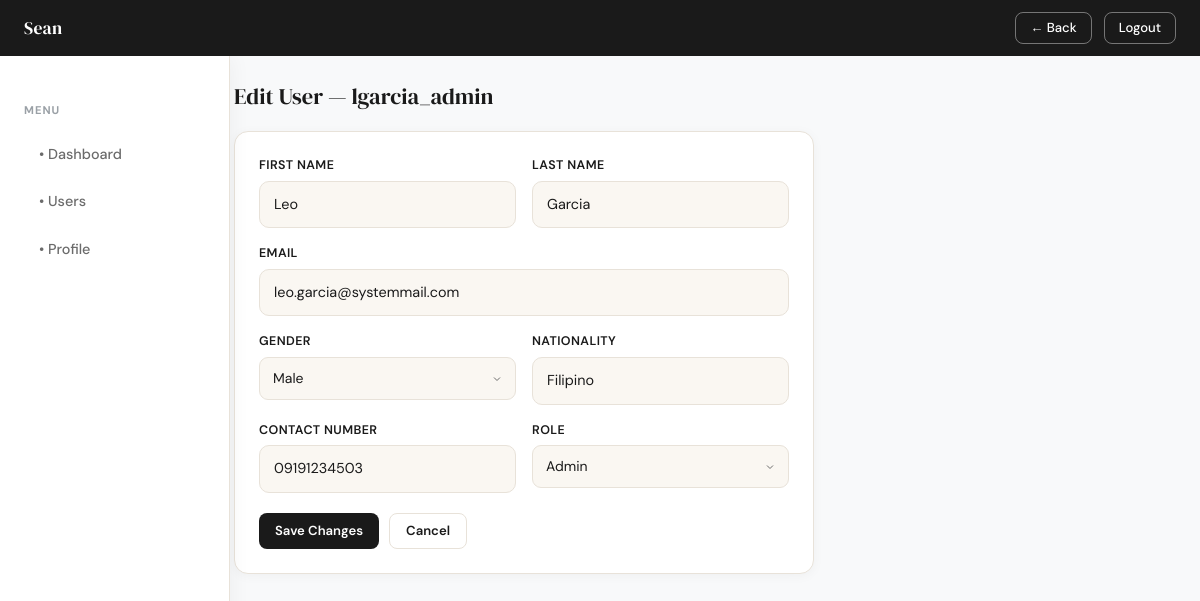
The page /admin_user_edit.php?id=3 (signed in) on the database its author committed.
### tables this page shows
CREATE TABLE `usermanagement` (
  `id` int(11) NOT NULL,
  `username` varchar(50) NOT NULL,
  `email` varchar(120) NOT NULL,
  `password_hash` varchar(255) NOT NULL,
  `role` enum('admin','user') NOT NULL DEFAULT 'user',
  `firstname` varchar(60) NOT NULL,
  `lastname` varchar(60) NOT NULL,
  `gender` enum('male','female','other') DEFAULT 'other',
  `nationality` varchar(80) DEFAULT NULL,
  `contact_number` varchar(30) DEFAULT NULL,
  `created_at` timestamp NOT NULL DEFAULT current_timestamp()
);

### admin_user_edit.php (the view, shortened to what this page needs)
<?php
$db    = (new Database())->connect();
$id    = (int)($_GET['id'] ?? 0);
$stmt = $db->prepare("SELECT * FROM usermanagement WHERE id = :id");
$stmt->execute([':id' => $id]);
$user = $stmt->fetch();
?>
<!DOCTYPE html>
<html lang="en">
<head>
    <link href="https://cdn.jsdelivr.net/npm/bootstrap@5.3.3/dist/css/bootstrap.min.css" rel="stylesheet">
    <link rel="stylesheet" href="Style/style.css">
</head>
<body class="dashboard-body">
<nav class="dash-navbar">
    <span class="brand">Sean</span>
    <div class="nav-right">
        <a href="admin_users.php" class="nav-btn">← Back</a>
        <a href="logout.php" class="nav-btn">Logout</a>
    </div>
</nav>
<div class="sidebar">
    <div class="sidebar-label">Menu</div>
    <a href="admin_users.php">• Dashboard</a>
    <a href="admin_users.php?role=user">• Users</a>
    <a href="profile.php">• Profile</a>
</div>
<div class="main-content with-sidebar">
    <h5 class="page-title">Edit User — <?= htmlspecialchars($user['username']) ?></h5>
    <div class="dash-card" style="max-width:580px;">
        <form method="POST" action="">
            <div class="row g-3">
                <div class="col-6">
                    <label class="dash-label">First Name</label>
                    <input type="text" name="firstname" class="dash-input"
                        value="<?= htmlspecialchars($user['firstname']) ?>" required/>
                </div>
                <div class="col-6">
                    <label class="dash-label">Last Name</label>
                    <input type="text" name="lastname" class="dash-input"
                        value="<?= htmlspecialchars($user['lastname']) ?>" required/>
                </div>
                <div class="col-12">
                    <label class="dash-label">Email</label>
                    <input type="email" name="email" class="dash-input"
                        value="<?= htmlspecialchars($user['email']) ?>" required/>
                </div>
                <div class="col-6">
                    <label class="dash-label">Gender</label>
                    <select name="gender" class="dash-select">
                        <option value="male"   <?= $user['gender'] === 'male'   ? 'selected' : '' ?>>Male</option>
                    </select>
                </div>
                <div class="col-6">
                    <label class="dash-label">Nationality</label>
                    <input type="text" name="nationality" class="dash-input"
                        value="<?= htmlspecialchars($user['nationality']) ?>" required/>
                </div>
                <div class="col-6">
                    <label class="dash-label">Contact Number</label>
                    <input type="text" name="contact_number" class="dash-input"
                        value="<?= htmlspecialchars($user['contact_number']) ?>" required/>
                </div>
                <div class="col-6">
                    <label class="dash-label">Role</label>
                    <select name="role" class="dash-select">
                        <option value="admin" <?= $user['role'] === 'admin' ? 'selected' : '' ?>>Admin</option>
                    </select>
                </div>
            </div>
            <div style="display:flex; gap:10px; margin-top:20px;">
                <button type="submit" class="dash-btn dash-btn-dark">Save Changes</button>
                <a href="admin_users.php" class="dash-btn dash-btn-outline">Cancel</a>
            </div>
        </form>
    </div>
</div>
</body>
</html>

### Style/style.css (style rules this page uses)
*, *::before, *::after { box-sizing: border-box; margin: 0; padding: 0; }
:root { --cream: #faf7f2; --dark: #1a1a1a; --mid: #6b6b6b; --muted: #64748b; --border: #e8e2d9; --accent: #c8a97e; --accent-d: #a8845a; --white: #ffffff; --primary: #4f46e5; --primary-dark: #3730a3; --danger: #ef4444; --success: #10b981; --bg: #f8f9fa; }
body { font-family: "DM Sans", sans-serif; background: var(--cream); min-height: 100vh; display: flex; flex-direction: column; align-items: center; justify-content: center; padding: 24px 16px; background-image: radial-gradient( ellipse at 15% 50%, rgba(200, 169, 126, 0.08) 0%, transparent 55% ), radial-gradient( ellipse at 85% 20%, rgba(168, 132, 90, 0.06) 0%, transparent 55% ); }
body.dashboard-body { display: block; background: var(--bg); background-image: none; padding: 0; align-items: unset; justify-content: unset; }
label { display: block; font-size: 0.78rem; font-weight: 600; color: var(--dark); letter-spacing: 0.4px; text-transform: uppercase; margin-bottom: 7px; }
input[type="email"], input[type="password"], input[type="text"] { width: 100%; padding: 12px 14px; border: 1.5px solid var(--border); border-radius: 10px; font-family: "DM Sans", sans-serif; font-size: 0.9rem; color: var(--dark); background: var(--cream); transition: border-color 0.2s, box-shadow 0.2s; outline: none; }
input::placeholder { color: #c4bdb3; }
.dash-navbar { position: fixed; top: 0; left: 0; right: 0; z-index: 100; background: var(--dark); height: 56px; display: flex; align-items: center; justify-content: space-between; padding: 0 24px; }
.dash-navbar .brand { font-family: "DM Serif Display", serif; font-size: 1.1rem; color: var(--white); font-weight: 400; letter-spacing: 0.3px; }
.dash-navbar .nav-right { display: flex; align-items: center; gap: 12px; }
.dash-navbar .nav-btn { padding: 5px 14px; border-radius: 8px; font-size: 0.82rem; font-family: "DM Sans", sans-serif; font-weight: 500; cursor: pointer; text-decoration: none; border: 1.5px solid rgba(255, 255, 255, 0.4); color: var(--white); background: transparent; transition: background 0.2s, border-color 0.2s; }
.sidebar { width: 230px; min-height: 100vh; background: var(--white); border-right: 1px solid var(--border); padding: 24px 0; position: fixed; top: 56px; left: 0; box-shadow: 4px 0 18px rgba(0, 0, 0, 0.04); backdrop-filter: blur(6px); transition: all 0.2s ease; }
.sidebar-label { padding: 10px 24px; font-size: 0.7rem; color: #9aa0a6; text-transform: uppercase; letter-spacing: 1px; font-weight: 700; margin-top: 12px; }
.sidebar a { display: flex; align-items: center; gap: 10px; padding: 11px 24px; margin: 4px 12px; border-radius: 10px; color: var(--mid); text-decoration: none; font-size: 0.9rem; font-weight: 500; border-left: 3px solid transparent; transition: all 0.18s ease; }
.main-content { margin-top: 56px; padding: 28px 24px; }
.main-content.with-sidebar { margin-left: 210px; }
.page-title { font-family: "DM Serif Display", serif; font-size: 1.4rem; font-weight: 400; color: var(--dark); margin-bottom: 20px; }
.dash-card { background: var(--white); border: 1px solid var(--border); border-radius: 14px; padding: 24px; margin-bottom: 16px; box-shadow: 0 2px 12px rgba(0, 0, 0, 0.04); }
.dash-btn { padding: 7px 16px; border-radius: 8px; font-family: "DM Sans", sans-serif; font-size: 0.82rem; font-weight: 600; cursor: pointer; text-decoration: none; border: none; transition: opacity 0.2s, transform 0.15s; display: inline-flex; align-items: center; gap: 5px; }
.dash-btn-dark { background: var(--dark); color: var(--white); }
.dash-btn-outline { background: transparent; color: var(--dark); border: 1.5px solid var(--border); }
.dash-label { display: block; font-size: 0.78rem; font-weight: 600; color: var(--dark); text-transform: uppercase; letter-spacing: 0.4px; margin-bottom: 6px; }
.dash-input, .dash-select { width: 100%; padding: 10px 13px; border: 1.5px solid var(--border); border-radius: 9px; font-family: "DM Sans", sans-serif; font-size: 0.875rem; color: var(--dark); background: var(--cream); outline: none; transition: border-color 0.2s, box-shadow 0.2s; appearance: none; }
.dash-select { background-repeat: no-repeat; background-position: right 12px center; padding-right: 36px; cursor: pointer; }

### rows shown on the page
usermanagement: username "lgarcia_admin", firstname "Leo", lastname "Garcia", email "leo.garcia@systemmail.com", gender "Male", nationality "Filipino", contact_number "09191234503", role "Admin"
